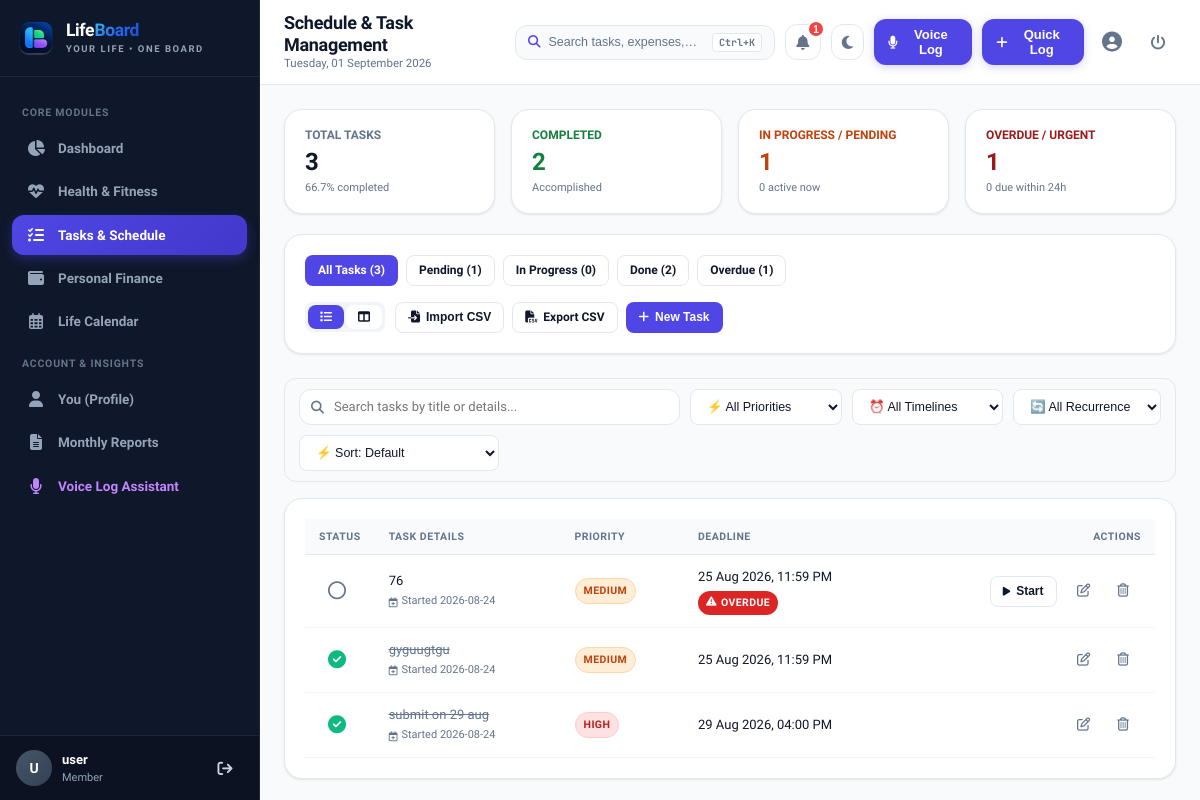
The app's page /tasks (signed in), older data.
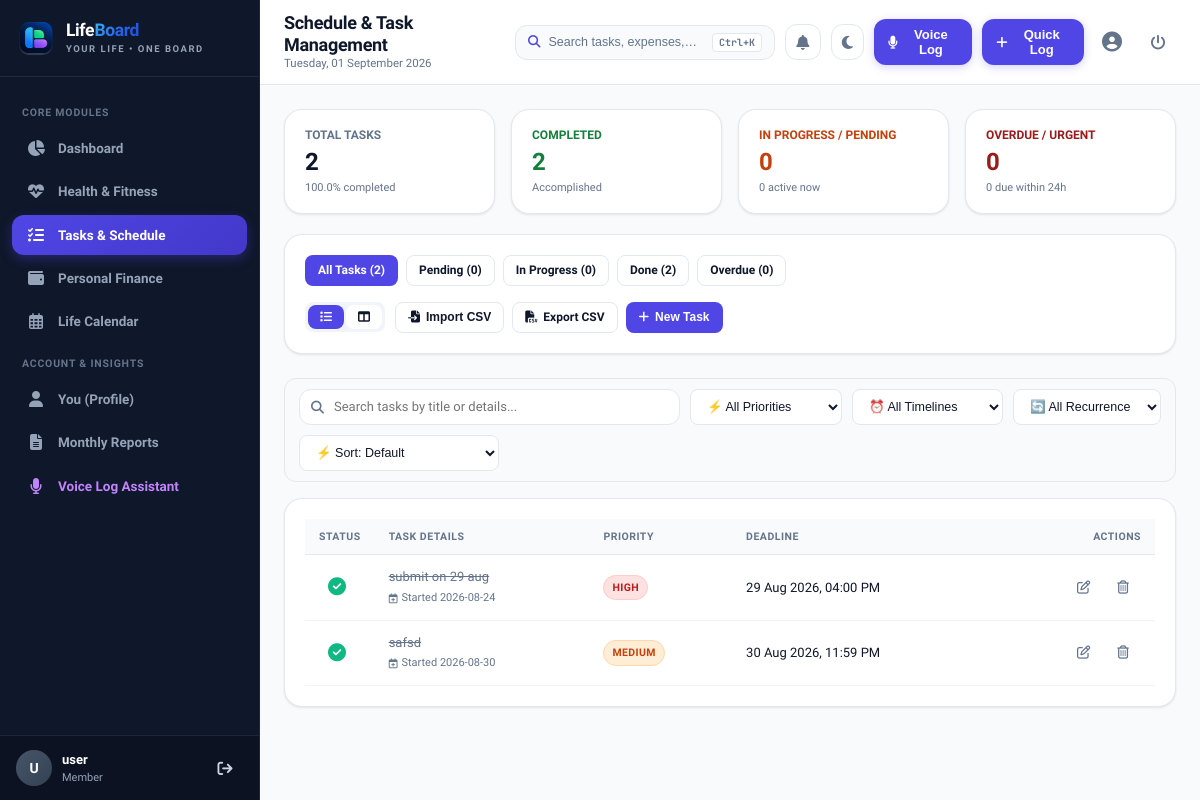
The same page, newer data.
### tables this page shows
CREATE TABLE tasks (
        task_id INTEGER PRIMARY KEY AUTOINCREMENT,
        user_id INTEGER NOT NULL,
        title VARCHAR(100) NOT NULL,
        description TEXT,
        priority VARCHAR(10) NOT NULL CHECK (priority IN ('high', 'medium', 'low')),
        status VARCHAR(15) DEFAULT 'pending' CHECK (status IN ('pending', 'in_progress', 'done')),
        deadline DATETIME NOT NULL,
        completed_at DATETIME,
        created_at DATETIME DEFAULT CURRENT_TIMESTAMP, recurring VARCHAR(20) DEFAULT 'none',
        FOREIGN KEY (user_id) REFERENCES users(user_id) ON DELETE CASCADE
    );

### app.py (the view)
@app.route('/tasks')
@login_required
def tasks():
    user_id = session['user_id']
    filter_status = request.args.get('status', 'all').lower()
    view_mode = request.args.get('view', 'list') # 'list' or 'board'
    task_list = models.get_user_tasks(user_id, filter_status=filter_status)
    task_summary = models.get_task_summary(user_id)
    pending_tasks = [t for t in task_list if t['status'] == 'pending']
    in_progress_tasks = [t for t in task_list if t['status'] == 'in_progress']
    done_tasks = [t for t in task_list if t['status'] == 'done']
    return render_template('tasks/index.html',
                           tasks=task_list,
                           summary=task_summary,
                           current_filter=filter_status,
                           view_mode=view_mode,
                           pending_tasks=pending_tasks,
                           in_progress_tasks=in_progress_tasks,
                           done_tasks=done_tasks)

### templates/tasks/index.html (shortened to what the changed rows need)
{% extends "base.html" %}
{% block page_title %}Schedule & Task Management{% endblock %}
{% block content %}
<div class="grid-4">
  <div class="card" style="padding: 16px 20px;">
    <div style="font-size: 12px; font-weight: 700; color: var(--text-muted); text-transform: uppercase;">Total Tasks</div>
    <div style="font-size: 24px; font-weight: 800; color: var(--text-main);">{{ summary.total }}</div>
    <div style="font-size: 11px; color: var(--text-muted);">{{ summary.completion_rate }}% completed</div>
  </div>
  <div class="card" style="padding: 16px 20px;">
    <div style="font-size: 12px; font-weight: 700; color: #c2410c; text-transform: uppercase;">In Progress / Pending</div>
    <div style="font-size: 24px; font-weight: 800; color: #c2410c;">{{ summary.pending + summary.in_progress }}</div>
    <div style="font-size: 11px; color: var(--text-muted);">{{ summary.in_progress }} active now</div>
  </div>
  <div class="card" style="padding: 16px 20px;">
    <div style="font-size: 12px; font-weight: 700; color: #991b1b; text-transform: uppercase;">Overdue / Urgent</div>
    <div style="font-size: 24px; font-weight: 800; color: #991b1b;">{{ summary.overdue }}</div>
    <div style="font-size: 11px; color: var(--text-muted);">{{ summary.due_soon }} due within 24h</div>
  </div>
</div>
<div class="card" style="margin-bottom: 24px;">
  <div style="display: flex; justify-content: space-between; align-items: center; flex-wrap: wrap; gap: 16px;">
    <div style="display: flex; gap: 8px; flex-wrap: wrap;">
      <a href="{{ url_for('tasks', status='all', view=view_mode) }}" class="btn btn-sm {% if current_filter == 'all' %}btn-primary{% else %}btn-secondary{% endif %}">
        All Tasks ({{ summary.total }})
      </a>
      <a href="{{ url_for('tasks', status='pending', view=view_mode) }}" class="btn btn-sm {% if current_filter == 'pending' %}btn-primary{% else %}btn-secondary{% endif %}">
        Pending ({{ summary.pending }})
      </a>
      <a href="{{ url_for('tasks', status='in_progress', view=view_mode) }}" class="btn btn-sm {% if current_filter == 'in_progress' %}btn-primary{% else %}btn-secondary{% endif %}">
        In Progress ({{ summary.in_progress }})
      </a>
      <a href="{{ url_for('tasks', status='done', view=view_mode) }}" class="btn btn-sm {% if current_filter == 'done' %}btn-primary{% else %}btn-secondary{% endif %}">
        Done ({{ summary.done }})
      </a>
      <a href="{{ url_for('tasks', status='overdue', view=view_mode) }}" class="btn btn-sm {% if current_filter == 'overdue' %}btn-danger{% else %}btn-secondary{% endif %}">
        Overdue ({{ summary.overdue }})
      </a>
    </div>
  </div>
</div>
{% if view_mode == 'board' %}
<div class="kanban-grid">
  <div class="kanban-col">
    <div class="kanban-header">
      <span><i class="fa-regular fa-circle" style="color: #64748b; margin-right: 6px;"></i>Pending</span>
      <span class="badge badge-secondary">{{ pending_tasks | length }}</span>
    </div>
    {% for task in pending_tasks %}
    <div class="kanban-card" data-title="{{ task.title | escape }}" data-priority="{{ task.priority }}" data-recurring="{{ task.recurring or 'none' }}" data-date="{{ task.deadline }}" data-created="{{ task.created_at or '' }}" data-overdue="{{ '1' if task.is_overdue else '0' }}" data-duesoon="{{ '1' if task.is_due_soon else '0' }}">
      <div style="display: flex; justify-content: space-between; align-items: flex-start; margin-bottom: 6px;">
        <div style="display: flex; gap: 4px; flex-wrap: wrap;">
          <span class="badge badge-priority-{{ task.priority }}">{{ task.priority }}</span>
          {% if task.recurring and task.recurring != 'none' %}
            <span class="badge badge-secondary" style="font-size: 10.5px;" title="Repeats {{ task.recurring|title }}"><i class="fa-solid fa-repeat"></i> {{ task.recurring|title }}</span>
          {% endif %}
        </div>
        {% if task.is_overdue %}
          <span class="badge badge-overdue">OVERDUE</span>
        {% elif task.is_due_soon %}
          <span class="badge badge-due-soon">Due Soon</span>
        {% endif %}
      </div>
      <h4 style="font-size: 14px; margin-bottom: 6px;">{{ task.title }}</h4>
      {% if task.description %}
      <p style="font-size: 12px; color: var(--text-muted); margin-bottom: 10px;">{{ task.description }}</p>
      {% endif %}
      <div style="display: flex; justify-content: space-between; align-items: center; font-size: 11px; color: var(--text-muted); margin-bottom: 10px;">
        <span><i class="fa-regular fa-clock"></i> {{ task.deadline_dt.strftime('%d %b, %I:%M %p') }}</span>
        {% if task.created_at %}
          <span title="Created on {{ task.created_at }}"><i class="fa-regular fa-calendar-plus"></i> {{ task.created_at[:10] }}</span>
        {% endif %}
      </div>
      <div style="display: flex; gap: 6px; border-top: 1px solid var(--border-light); padding-top: 8px;">
        <form action="{{ url_for('update_task_status_route', task_id=task.task_id) }}" method="POST" style="margin: 0;">
          <input type="hidden" name="status" value="in_progress">
          <button type="submit" class="btn btn-secondary btn-sm" style="font-size: 11px;">Start</button>
        </form>
        <form action="{{ url_for('update_task_status_route', task_id=task.task_id) }}" method="POST" style="margin: 0;">
          <input type="hidden" name="status" value="done">
          <button type="submit" class="btn btn-secondary btn-sm" style="font-size: 11px;"><i class="fa-solid fa-check"></i> Done</button>
        </form>
      </div>
    </div>
    {% endfor %}
  </div>
  <div class="kanban-col">
    <div class="kanban-header">
      <span><i class="fa-solid fa-spinner" style="color: #ea580c; margin-right: 6px;"></i>In Progress</span>
      <span class="badge badge-secondary">{{ in_progress_tasks | length }}</span>
    </div>
    {% for task in in_progress_tasks %}
    <div class="kanban-card" style="border-left: 3px solid #ea580c;" data-title="{{ task.title | escape }}" data-priority="{{ task.priority }}" data-recurring="{{ task.recurring or 'none' }}" data-date="{{ task.deadline }}" data-created="{{ task.created_at or '' }}" data-overdue="{{ '1' if task.is_overdue else '0' }}" data-duesoon="{{ '1' if task.is_due_soon else '0' }}">
      <div style="display: flex; justify-content: space-between; align-items: flex-start; margin-bottom: 6px;">
        <div style="display: flex; gap: 4px; flex-wrap: wrap;">
          <span class="badge badge-priority-{{ task.priority }}">{{ task.priority }}</span>
          {% if task.recurring and task.recurring != 'none' %}
            <span class="badge badge-secondary" style="font-size: 10.5px;" title="Repeats {{ task.recurring|title }}"><i class="fa-solid fa-repeat"></i> {{ task.recurring|title }}</span>
          {% endif %}
        </div>
        {% if task.is_overdue %}
          <span class="badge badge-overdue">OVERDUE</span>
        {% elif task.is_due_soon %}
          <span class="badge badge-due-soon">Due Soon</span>
        {% endif %}
      </div>
      <h4 style="font-size: 14px; margin-bottom: 6px;">{{ task.title }}</h4>
      {% if task.description %}
      <p style="font-size: 12px; color: var(--text-muted); margin-bottom: 10px;">{{ task.description }}</p>
      {% endif %}
      <div style="display: flex; justify-content: space-between; align-items: center; font-size: 11px; color: var(--text-muted); margin-bottom: 10px;">
        <span><i class="fa-regular fa-clock"></i> {{ task.deadline_dt.strftime('%d %b, %I:%M %p') }}</span>
        {% if task.created_at %}
          <span title="Created on {{ task.created_at }}"><i class="fa-regular fa-calendar-plus"></i> {{ task.created_at[:10] }}</span>
        {% endif %}
      </div>
      <div style="display: flex; gap: 6px; border-top: 1px solid var(--border-light); padding-top: 8px;">
        <form action="{{ url_for('update_task_status_route', task_id=task.task_id) }}" method="POST" style="margin: 0;">
          <input type="hidden" name="status" value="done">
          <button type="submit" class="btn btn-primary btn-sm" style="font-size: 11px;"><i class="fa-solid fa-check"></i> Complete</button>
        </form>
      </div>
    </div>
    {% endfor %}
  </div>
  <div class="kanban-col">
    <div class="kanban-header">
      <span><i class="fa-solid fa-circle-check" style="color: var(--success); margin-right: 6px;"></i>Completed</span>
      <span class="badge badge-secondary">{{ done_tasks | length }}</span>
    </div>
    {% for task in done_tasks %}
    <div class="kanban-card" style="opacity: 0.75;" data-title="{{ task.title | escape }}" data-priority="{{ task.priority }}" data-recurring="{{ task.recurring or 'none' }}" data-date="{{ task.deadline }}" data-created="{{ task.created_at or '' }}" data-overdue="{{ '1' if task.is_overdue else '0' }}" data-duesoon="{{ '1' if task.is_due_soon else '0' }}">
      <div style="display: flex; justify-content: space-between; align-items: flex-start; margin-bottom: 6px;">
        <h4 style="font-size: 14px; text-decoration: line-through; margin-bottom: 6px;">{{ task.title }}</h4>
        {% if task.recurring and task.recurring != 'none' %}
          <span class="badge badge-secondary" style="font-size: 10px;" title="Repeats {{ task.recurring|title }}"><i class="fa-solid fa-repeat"></i> {{ task.recurring|title }}</span>
        {% endif %}
      </div>
      <div style="display: flex; justify-content: space-between; align-items: center; font-size: 11px; color: var(--text-muted);">
        <span>Completed on {{ task.completed_at or 'Recently' }}</span>
        {% if task.created_at %}
          <span title="Created on {{ task.created_at }}"><i class="fa-regular fa-calendar-plus"></i> {{ task.created_at[:10] }}</span>
        {% endif %}
      </div>
    </div>
    {% endfor %}
  </div>
</div>
{% else %}
<div class="card">
  {% if tasks %}
  <div class="table-responsive desktop-only-table">
    <table class="table-custom">
      <thead>
        <tr>
          <th style="width: 40px;">Status</th>
          <th>Task Details</th>
          <th>Priority</th>
          <th>Deadline</th>
          <th style="text-align: right;">Actions</th>
        </tr>
      </thead>
      <tbody id="taskTableBody">
        {% for t in tasks %}
        <tr class="{% if t.status == 'done' %}task-item status-done{% endif %}" data-title="{{ t.title | escape }}" data-priority="{{ t.priority }}" data-recurring="{{ t.recurring or 'none' }}" data-date="{{ t.deadline }}" data-created="{{ t.created_at or '' }}" data-overdue="{{ '1' if t.is_overdue else '0' }}" data-duesoon="{{ '1' if t.is_due_soon else '0' }}">
          <td>
            <form action="{{ url_for('update_task_status_route', task_id=t.task_id) }}" method="POST" style="margin: 0;">
              {% if t.status == 'done' %}
                <button type="submit" class="btn-icon" title="Mark as Pending" style="color: var(--success);">
                  <i class="fa-solid fa-circle-check" style="font-size: 18px;"></i>
                </button>
              {% else %}
                <button type="submit" class="btn-icon" title="Mark as Done" onclick="triggerConfetti()">
                  <i class="fa-regular fa-circle" style="font-size: 18px;"></i>
                </button>
              {% endif %}
            </form>
          </td>
          <td>
            <div class="task-title" style="{% if t.status == 'done' %}text-decoration: line-through; color: var(--text-muted);{% endif %}">
              {{ t.title }}
            </div>
            {% if t.created_at %}
            <div style="font-size: 11px; color: var(--text-muted); margin-top: 3px; display: inline-flex; align-items: center; gap: 4px;" title="Created on {{ t.created_at }}">
              <i class="fa-regular fa-calendar-plus" style="font-size: 10px;"></i> Started {{ t.created_at[:10] }}
            </div>
            {% endif %}
          </td>
          <td>
            <div style="display: flex; gap: 4px; flex-wrap: wrap;">
              <span class="badge badge-priority-{{ t.priority }}">{{ t.priority }}</span>
            </div>
          </td>
          <td>
            <div style="font-size: 13px; font-weight: 500; white-space: nowrap;">
              {{ t.deadline_dt.strftime('%d %b %Y, %I:%M %p') }}
            </div>
            {% if t.is_overdue %}
              <span class="badge badge-overdue" style="margin-top: 4px;"><i class="fa-solid fa-triangle-exclamation"></i> OVERDUE</span>
            {% elif t.is_due_soon %}
              <span class="badge badge-due-soon" style="margin-top: 4px;"><i class="fa-solid fa-clock"></i> Due Soon</span>
            {% endif %}
          </td>
          <td style="text-align: right; white-space: nowrap;">
            {% if t.status != 'done' %}
            <form action="{{ url_for('update_task_status_route', task_id=t.task_id) }}" method="POST" style="display: inline-block; margin-right: 6px;">
              <button type="submit" class="btn btn-secondary btn-sm" {% if t.status == 'in_progress' %}onclick="triggerConfetti()"{% endif %}>
                {% if t.status == 'pending' %}<i class="fa-solid fa-play" style="font-size: 10px;"></i> Start{% else %}<i class="fa-solid fa-check"></i> Done{% endif %}
              </button>
            </form>
            {% endif %}
            <button type="button" class="btn-icon" title="Edit Task" onclick="openEditTaskModal({{ t.task_id }}, '{{ t.title | escape }}', '{{ (t.description or '') | escape }}', '{{ t.priority }}', '{{ t.deadline }}', '{{ t.recurring }}')">
              <i class="fa-regular fa-pen-to-square"></i>
            </button>
            <form action="{{ url_for('delete_task_route', task_id=t.task_id) }}" method="POST" style="display: inline;" data-confirm="Are you sure you want to delete this task?">
              <button type="submit" class="btn-icon danger" title="Delete Task">
                <i class="fa-regular fa-trash-can"></i>
              </button>
            </form>
          </td>
        </tr>
        {% endfor %}
      </tbody>
    </table>
  </div>
  {% endif %}
</div>
{% endif %}
{% endblock %}

Row changes from the older to the newer data that the page shows:
removed tasks: status "pending" (drawn), title "76", created_at "2026-08-24", priority "MEDIUM", deadline_dt "25 Aug 2026, 11:59 PM", shows "OVERDUE"
removed tasks: status "done" (drawn), title "gyguugtgu", created_at "2026-08-24", priority "MEDIUM", deadline_dt "25 Aug 2026, 11:59 PM"
added tasks: status "done" (drawn), title "safsd", created_at "2026-08-30", priority "MEDIUM", deadline_dt "30 Aug 2026, 11:59 PM"
Text that changed along with them:
{{ summary.total }}: "3" → "2"
{{ summary.completion_rate }}: "66.7" → "100.0"
{{ summary.pending + summary.in_progress }}: "1" → "0"
{{ summary.overdue }}: "1" → "0"
{{ summary.pending }}: "1" → "0"
{{ unread_notifications_count }}: "1" → (not shown)
